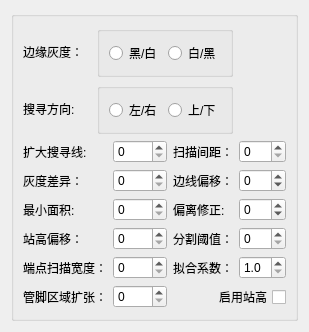
        <widget class="QWidget" name="tab_3">
         <attribute name="title">
          <string>左边</string>
         </attribute>
         <layout class="QGridLayout" name="gridLayout_10">
          <item row="0" column="0">
           <widget class="QGroupBox" name="groupBox_13">
            <property name="title">
             <string/>
            </property>
            <layout class="QGridLayout" name="gridLayout_3">
             <item row="0" column="0" colspan="3">
              <layout class="QHBoxLayout" name="horizontalLayout_17">
               <item>
                <widget class="QLabel" name="label_42">
                 <property name="text">
                  <string>边缘灰度：</string>
                 </property>
                </widget>
               </item>
               <item>
                <widget class="QGroupBox" name="groupBox_14">
                 <property name="title">
                  <string/>
                 </property>
                 <layout class="QHBoxLayout" name="horizontalLayout_7">
                  <item>
                   <widget class="QRadioButton" name="rb_blackToWhite_2">
                    <property name="text">
                     <string>黑/白</string>
                    </property>
                   </widget>
                  </item>
                  <item>
                   <widget class="QRadioButton" name="rb_whiteToBlack_2">
                    <property name="text">
                     <string>白/黑</string>
                    </property>
                   </widget>
                  </item>
                 </layout>
                </widget>
               </item>
              </layout>
             </item>
             <item row="1" column="0" colspan="3">
              <layout class="QHBoxLayout" name="horizontalLayout_16">
               <item>
                <widget class="QLabel" name="label_36">
                 <property name="text">
                  <string>搜寻方向:</string>
                 </property>
                </widget>
               </item>
               <item>
                <widget class="QGroupBox" name="groupBox_17">
                 <property name="title">
                  <string/>
                 </property>
                 <layout class="QHBoxLayout" name="horizontalLayout_15">
                  <item>
                   <widget class="QRadioButton" name="rb_LfToRt_2">
                    <property name="text">
                     <string>左/右</string>
                    </property>
                   </widget>
                  </item>
                  <item>
                   <widget class="QRadioButton" name="rb_UpToDw_2">
                    <property name="text">
                     <string>上/下</string>
                    </property>
                   </widget>
                  </item>
                 </layout>
                </widget>
               </item>
              </layout>
             </item>
             <item row="2" column="2">
              <widget class="QLabel" name="label_39">
               <property name="text">
                <string>扫描间距：</string>
               </property>
              </widget>
             </item>
             <item row="2" column="0">
              <widget class="QLabel" name="label_40">
               <property name="text">
                <string>扩大搜寻线:</string>
               </property>
              </widget>
             </item>
             <item row="3" column="0">
              <widget class="QLabel" name="label_41">
               <property name="text">
                <string>灰度差异：</string>
               </property>
              </widget>
             </item>
             <item row="2" column="3">
              <widget class="QSpinBox" name="sp_searchLineGap_2">
               <property name="buttonSymbols">
                <enum>QAbstractSpinBox::UpDownArrows</enum>
               </property>
              </widget>
             </item>
             <item row="2" column="1">
              <widget class="QSpinBox" name="sp_extendSearchLine_2">
               <property name="buttonSymbols">
                <enum>QAbstractSpinBox::UpDownArrows</enum>
               </property>
               <property name="maximum">
                <number>200</number>
               </property>
              </widget>
             </item>
             <item row="3" column="1">
              <widget class="QSpinBox" name="sp_minGrayDiff_2">
               <property name="buttonSymbols">
                <enum>QAbstractSpinBox::UpDownArrows</enum>
               </property>
               <property name="maximum">
                <number>255</number>
               </property>
              </widget>
             </item>
             <item row="4" column="0">
              <widget class="QLabel" name="label_35">
               <property name="text">
                <string>最小面积:</string>
               </property>
              </widget>
             </item>
             <item row="3" column="2">
              <widget class="QLabel" name="label_37">
               <property name="text">
                <string>边线偏移：</string>
               </property>
              </widget>
             </item>
             <item row="3" column="3">
              <widget class="QSpinBox" name="sp_lineOffset_2">
               <property name="buttonSymbols">
                <enum>QAbstractSpinBox::UpDownArrows</enum>
               </property>
               <property name="minimum">
                <number>-99</number>
               </property>
              </widget>
             </item>
             <item row="5" column="1">
              <widget class="QSpinBox" name="sp_standoffOffset_2">
               <property name="buttonSymbols">
                <enum>QAbstractSpinBox::UpDownArrows</enum>
               </property>
               <property name="minimum">
                <number>0</number>
               </property>
              </widget>
             </item>
             <item row="5" column="0">
              <widget class="QLabel" name="label_51">
               <property name="text">
                <string>站高偏移：</string>
               </property>
              </widget>
             </item>
             <item row="4" column="1">
              <widget class="QSpinBox" name="sp_minArea_2">
               <property name="buttonSymbols">
                <enum>QAbstractSpinBox::UpDownArrows</enum>
               </property>
               <property name="maximum">
                <number>9000</number>
               </property>
              </widget>
             </item>
             <item row="4" column="2">
              <widget class="QLabel" name="label_6">
               <property name="text">
                <string>偏离修正:</string>
               </property>
              </widget>
             </item>
             <item row="4" column="3">
              <widget class="QSpinBox" name="sp_offsetPlus_2">
               <property name="minimum">
                <number>-99</number>
               </property>
              </widget>
             </item>
             <item row="6" column="2">
              <widget class="QLabel" name="label_16">
               <property name="text">
                <string>拟合系数：</string>
               </property>
              </widget>
             </item>
             <item row="5" column="2">
              <widget class="QLabel" name="label_11">
               <property name="text">
                <string>分割阈值：</string>
               </property>
              </widget>
             </item>
             <item row="6" column="1">
              <widget class="QSpinBox" name="sp_edgeSearchWidth_2">
               <property name="buttonSymbols">
                <enum>QAbstractSpinBox::UpDownArrows</enum>
               </property>
               <property name="minimum">
                <number>0</number>
               </property>
               <property name="maximum">
                <number>500</number>
               </property>
              </widget>
             </item>
             <item row="6" column="0">
              <widget class="QLabel" name="label_55">
               <property name="text">
                <string>端点扫描宽度：</string>
               </property>
              </widget>
             </item>
             <item row="5" column="3">
              <widget class="QSpinBox" name="sp_grayval_2">
               <property name="buttonSymbols">
                <enum>QAbstractSpinBox::UpDownArrows</enum>
               </property>
               <property name="maximum">
                <number>255</number>
               </property>
              </widget>
             </item>
             <item row="6" column="3">
              <widget class="QDoubleSpinBox" name="dsp_factor_2">
               <property name="decimals">
                <number>1</number>
               </property>
               <property name="minimum">
                <double>1.000000000000000</double>
               </property>
               <property name="maximum">
                <double>3.000000000000000</double>
               </property>
               <property name="singleStep">
                <double>0.500000000000000</double>
               </property>
              </widget>
             </item>
             <item row="7" column="0">
              <widget class="QLabel" name="label_63">
               <property name="text">
                <string>管脚区域扩张：</string>
               </property>
              </widget>
             </item>
             <item row="7" column="1">
              <widget class="QSpinBox" name="sp_pinSearchWidth_2">
               <property name="buttonSymbols">
                <enum>QAbstractSpinBox::UpDownArrows</enum>
               </property>
               <property name="minimum">
                <number>0</number>
               </property>
               <property name="maximum">
                <number>100</number>
               </property>
              </widget>
             </item>
             <item row="7" column="2" colspan="2">
              <widget class="QCheckBox" name="cb_UseStandOff_2">
               <property name="layoutDirection">
                <enum>Qt::RightToLeft</enum>
               </property>
               <property name="text">
                <string>启用站高</string>
               </property>
              </widget>
             </item>
            </layout>
           </widget>
          </item>
         </layout>
        </widget>
